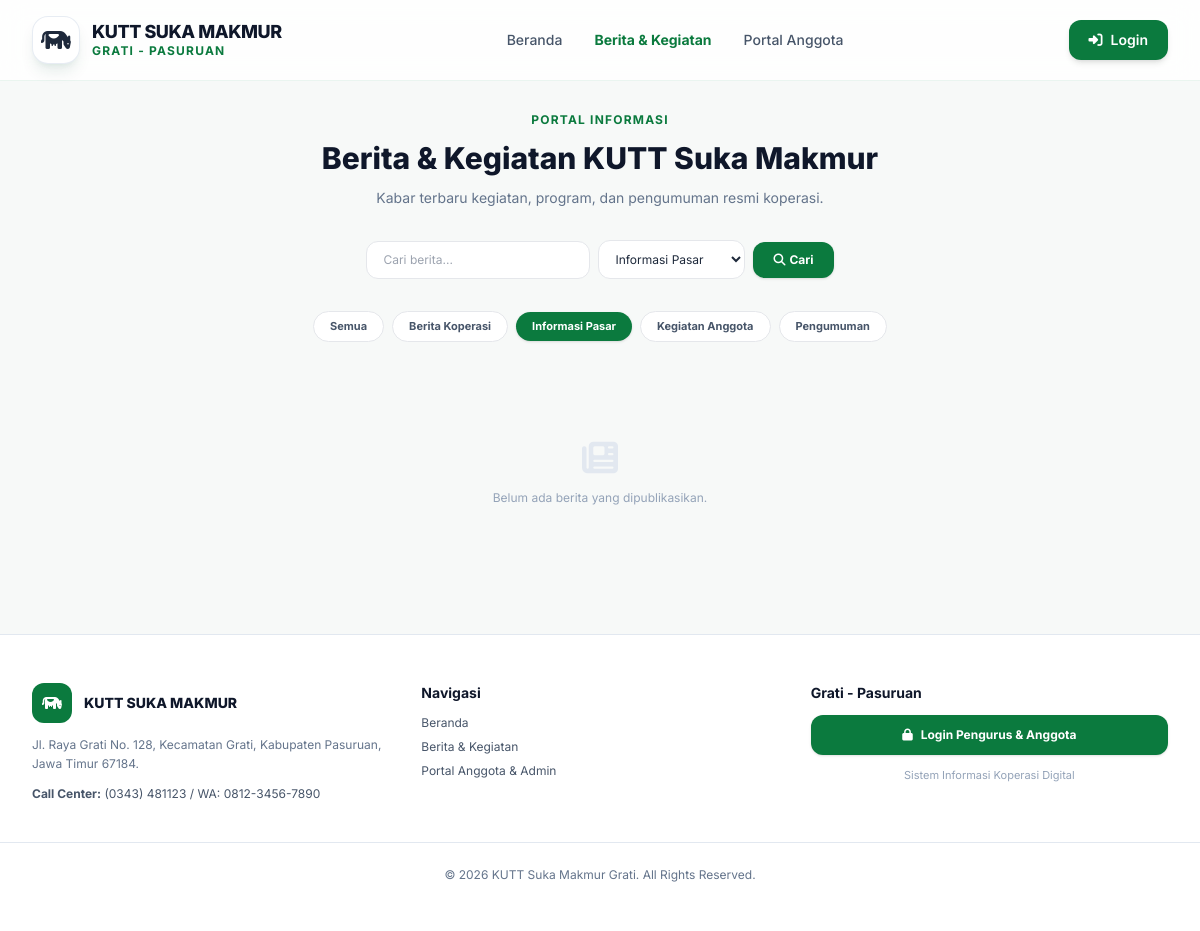
The app's page /berita?kategori=3 with its own data.
### tables this page shows
CREATE TABLE `settings` (
  `setting_key` varchar(60) NOT NULL,
  `setting_value` text DEFAULT NULL,
  `updated_at` datetime DEFAULT NULL,
  `updated_by` int(10) unsigned DEFAULT NULL,
  PRIMARY KEY (`setting_key`),
  KEY `fk_settings_user` (`updated_by`),
  CONSTRAINT `fk_settings_user` FOREIGN KEY (`updated_by`) REFERENCES `users` (`id`) ON DELETE SET NULL
);

CREATE TABLE `news_categories` (
  `id` int(10) unsigned NOT NULL AUTO_INCREMENT,
  `name` varchar(60) NOT NULL,
  `slug` varchar(80) NOT NULL,
  PRIMARY KEY (`id`),
  UNIQUE KEY `uq_nc_slug` (`slug`)
);

### src/views/public/news.php (the view, shortened to what the rows shown need)
<?php
$categories = $categories ?? [];
$activeCategory = $activeCategory ?? null;
$brand = $brand ?? \App\Models\Setting::all();
$navItems = [
    ['path' => '/', 'label' => 'Beranda'],
    ['path' => '/berita', 'label' => 'Berita & Kegiatan'],
    ['path' => '/login', 'label' => 'Portal Anggota'],
];
    ?>
    <?php
PortalLayout::header($brand, $navItems, '/berita');
?>
<main class="pt-28 pb-16">
  <div class="max-w-7xl mx-auto px-4 sm:px-6 lg:px-8 space-y-8">
    <div class="text-center max-w-2xl mx-auto space-y-3">
      <h2 class="text-xs font-bold text-kutt-primary uppercase tracking-widest section-eyebrow">PORTAL INFORMASI</h2>
      <h1 class="text-2xl sm:text-3xl font-extrabold font-poppins text-slate-900">Berita &amp; Kegiatan KUTT Suka Makmur</h1>
    </div>
    <div class="flex flex-wrap items-center justify-center gap-2">
      <a href="/berita" class="px-4 py-1.5 rounded-full text-[11px] font-bold transition <?= $activeCategory === null ? 'bg-kutt-primary text-white shadow' : 'bg-white text-slate-600 border hover:border-kutt-primary hover:text-kutt-primary' ?>">Semua</a>
      <?php foreach ($categories as $c): ?>
        <a href="/berita?kategori=<?= (int) $c['id'] ?>" class="px-4 py-1.5 rounded-full text-[11px] font-bold transition <?= $activeCategory == $c['id'] ? 'bg-kutt-primary text-white shadow' : 'bg-white text-slate-600 border hover:border-kutt-primary hover:text-kutt-primary' ?>"><?= e((string) $c['name']) ?></a>
      <?php endforeach; ?>
    </div>
  </div>
</main>
<?php PortalLayout::footer($brand); ?>

### src/Support/PortalLayout.php (shortened to what the rows shown need)
<?php
final class PortalLayout
{
    public static function header(array $brand, array $navItems, string $activePath = ''): void
    {
        $brandName    = (string) ($brand['brandName'] ?? 'KUTT SUKA MAKMUR');
        $subBrand     = (string) ($brand['subBrand'] ?? 'Grati - Pasuruan');
        $logoIcon     = (string) ($brand['logoIcon'] ?? 'fa-solid fa-cow');
        $logoImage    = (string) ($brand['logoImage'] ?? '');
        $colorPrimary = (string) ($brand['colorPrimary'] ?? '#0b7a3e');
        $isLoggedIn   = \App\Core\Auth::check();
        $iconTags = is_file(BASE_PATH . '/public/favicon.ico')
            ? '<link rel="icon" href="/favicon.ico" sizes="any">'
            : '<link rel="icon">';
        if (is_file(BASE_PATH . '/public/apple-touch-icon.png')) {
            $iconTags .= '<link rel="apple-touch-icon" href="/apple-touch-icon.png">';
        }
        if (is_file(BASE_PATH . '/public/icon-192.png') && is_file(BASE_PATH . '/public/icon-512.png')) {
            $iconTags .= '<link rel="icon" type="image/png" sizes="192x192" href="/icon-192.png">'
                . '<link rel="icon" type="image/png" sizes="512x512" href="/icon-512.png">'
                . '<link rel="manifest" href="/site.webmanifest">';
        }
        $ogTags = '';
        echo '<!DOCTYPE html>
<html lang="id" class="h-full bg-slate-50 scroll-smooth">
<head>
  <title>' . e($brandName) . '</title>
  <script src="https://cdn.tailwindcss.com"></script>
  ' . $iconTags . $ogTags . '
  <link rel="stylesheet" href="https://cdnjs.cloudflare.com/ajax/libs/font-awesome/6.4.0/css/all.min.css">
    :root { --kutt-primary: ' . e($colorPrimary) . '; --kutt-dark: ' . e((string) ($brand['colorDark'] ?? '#052e1a')) . '; --kutt-gold: ' . e((string) ($brand['colorGold'] ?? '#ffc107')) . '; }
  <meta name="csrf-token" content="' . e(\App\Core\Csrf::token()) . '">
</head>
<body class="h-full font-sans text-slate-800 bg-[#F7F9F8] antialiased">
<header class="fixed top-0 left-0 right-0 z-40 glass-nav transition-all duration-300">
  <div class="max-w-7xl mx-auto px-4 sm:px-6 lg:px-8 h-20 flex items-center justify-between">
    <a href="/" class="flex items-center gap-3 group">
      <div class="w-12 h-12 rounded-2xl bg-white border border-slate-200/80 flex items-center justify-center font-bold text-2xl shadow-lg shadow-emerald-900/10 group-hover:scale-105 transition overflow-hidden">'
            . ($logoImage !== ''
                ? '<img src="' . e($logoImage) . '" alt="Logo" class="w-full h-full object-contain">'
                : '<i class="' . e($logoIcon) . '"></i>') . '
      </div>
      <div>
        <span class="font-poppins font-extrabold text-lg text-slate-900 tracking-tight block leading-tight">' . e($brandName) . '</span>
        <span class="text-xs font-bold text-kutt-primary uppercase tracking-widest block">' . e($subBrand) . '</span>
      </div>
    </a>
    <nav class="hidden md:flex items-center gap-8 text-sm font-medium text-slate-600">';
        echo '</nav>
    <div class="flex items-center gap-3">
      ' . ($isLoggedIn
            ? '<a href="/dashboard" class="px-5 py-2.5 bg-kutt-primary hover:opacity-90 text-white font-semibold rounded-xl text-xs sm:text-sm shadow-md transition flex items-center gap-2"><i class="fa-solid fa-gauge-high"></i><span class="hidden sm:inline">Dashboard</span></a>'
            : '<a href="/login" class="px-5 py-2.5 bg-kutt-primary hover:opacity-90 text-white font-semibold rounded-xl text-xs sm:text-sm shadow-md transition flex items-center gap-2"><i class="fa-solid fa-right-to-bracket"></i><span>Login</span></a>') . '
      <button type="button" onclick="toggleMobileNav()" class="md:hidden p-2.5 rounded-xl bg-slate-100 text-slate-800 text-xl hover:bg-slate-200 transition"><i id="mobileMenuIcon" class="fa-solid fa-bars"></i></button>
    </div>
  </div>
</header>
<div id="mobileNavBackdrop" onclick="toggleMobileNav()" class="md:hidden hidden fixed inset-0 bg-slate-900/60 backdrop-blur-sm z-40 transition-opacity duration-300"></div>
<aside id="mobileNavDrawer" class="md:hidden fixed top-0 right-0 h-full w-72 max-w-[85%] bg-white z-50 shadow-2xl transform translate-x-full transition-transform duration-300 flex-col">
  <div class="flex items-center justify-between p-5 border-b border-slate-100">
    <span class="font-poppins font-extrabold text-sm text-slate-900">Menu Navigasi</span>
    <button type="button" onclick="toggleMobileNav()" class="p-2 rounded-lg bg-slate-100 text-slate-600"><i class="fa-solid fa-xmark"></i></button>
  </div>
  <nav class="flex-1 overflow-y-auto custom-scrollbar p-5 space-y-1 text-sm font-semibold text-slate-700">';
        echo '</nav>
  <div class="p-5 border-t border-slate-100">
    <a href="' . ($isLoggedIn ? '/dashboard' : '/login') . '" onclick="toggleMobileNav()" class="w-full px-5 py-3 bg-kutt-primary hover:opacity-90 text-white font-semibold rounded-xl text-sm shadow-md transition flex items-center justify-center gap-2">
      <i class="fa-solid fa-right-to-bracket"></i> ' . ($isLoggedIn ? 'Buka Dashboard' : 'Login') . '
    </a>
  </div>
</aside>
<script>
function toggleMobileNav() {
  var drawer = document.getElementById("mobileNavDrawer");
  var backdrop = document.getElementById("mobileNavBackdrop");
  var icon = document.getElementById("mobileMenuIcon");
  if (!drawer || !backdrop) return;
  var isOpen = drawer.classList.contains("translate-x-0");
  if (isOpen) {
    drawer.classList.remove("translate-x-0"); drawer.classList.add("translate-x-full");
    backdrop.classList.add("hidden"); document.body.classList.remove("overflow-hidden");
    if (icon) icon.className = "fa-solid fa-bars";
  } else {
    drawer.classList.remove("translate-x-full"); drawer.classList.add("translate-x-0");
    backdrop.classList.remove("hidden"); document.body.classList.add("overflow-hidden");
    if (icon) icon.className = "fa-solid fa-xmark";
  }
}
window.addEventListener("scroll", function () {
  document.querySelectorAll(".glass-nav").forEach(function (h) { h.classList.toggle("nav-scrolled", window.scrollY > 24); });
});
</script>';
    }
    public static function footer(array $brand): void
    {
        $brandName  = (string) ($brand['brandName'] ?? 'KUTT SUKA MAKMUR');
        $subBrand   = (string) ($brand['subBrand'] ?? 'Grati - Pasuruan');
        $logoIcon   = (string) ($brand['logoIcon'] ?? 'fa-solid fa-cow');
        $logoImage  = (string) ($brand['logoImage'] ?? '');
        $address    = (string) ($brand['footerAddress'] ?? '');
        $phone      = (string) ($brand['footerPhone'] ?? '');
        $copyright  = (string) ($brand['footerCopyright'] ?? ('© ' . date('Y') . ' ' . $brandName));
        echo '<footer class="py-12 bg-white border-t border-slate-200 mt-auto">
  <div class="max-w-7xl mx-auto px-4 sm:px-6 lg:px-8 grid grid-cols-1 sm:grid-cols-3 gap-8">
    <div class="space-y-3">
      <div class="flex items-center gap-3">
        <div class="w-10 h-10 rounded-xl bg-kutt-primary text-white flex items-center justify-center font-bold overflow-hidden">'
            . ($logoImage !== '' ? '<img src="' . e($logoImage) . '" alt="Logo" class="w-full h-full object-contain">' : '<i class="' . e($logoIcon) . '"></i>') . '
        </div>
        <h4 class="font-extrabold font-poppins text-slate-900 text-sm">' . e($brandName) . '</h4>
      </div>
      <p class="text-xs text-slate-500 leading-relaxed">' . nl2br(e($address)) . '</p>
      <p class="text-xs text-slate-600"><strong>Call Center:</strong> ' . e($phone) . '</p>
    </div>
    <div class="space-y-2 text-xs text-slate-600">
      <h5 class="font-bold font-poppins text-slate-900 text-sm mb-3">Navigasi</h5>
      <a href="/" class="block hover:text-kutt-primary transition">Beranda</a>
      <a href="/berita" class="block hover:text-kutt-primary transition">Berita &amp; Kegiatan</a>
      <a href="/login" class="block hover:text-kutt-primary transition">Portal Anggota &amp; Admin</a>
    </div>
    <div class="space-y-3">
      <h5 class="font-bold font-poppins text-slate-900 text-sm">' . e($subBrand) . '</h5>
      <a href="/login" class="w-full py-3 bg-kutt-primary hover:opacity-90 text-white text-xs font-bold rounded-xl shadow transition flex items-center justify-center gap-2">
        <i class="fa-solid fa-lock"></i><span>Login Pengurus &amp; Anggota</span>
      </a>
      <p class="text-[11px] text-center text-slate-400">Sistem Informasi Koperasi Digital</p>
    </div>
  </div>
  <div class="mt-10 pt-6 border-t border-slate-200 text-center text-xs text-slate-500">
    <p>' . e($copyright) . '</p>
  </div>
</footer>
</body>
</html>';
    }
}

### records on screen
settings: setting_value "GRATI - PASURUAN"
news_categories: name "Berita Koperasi"
news_categories: name "Informasi Pasar"
news_categories: name "Kegiatan Anggota"
news_categories: name "Pengumuman"

### other values on screen
$brandName "KUTT SUKA MAKMUR"
$item['label'] "Beranda"
$item['label'] "Berita & Kegiatan"
$item['label'] "Portal Anggota"
$address "Jl. Raya Grati No. 128, Kecamatan Grati, Kabupaten Pasuruan, Jawa Timur 67184."
$phone "(0343) 481123 / WA: 0812-3456-7890"
$subBrand "Grati - Pasuruan"
$copyright "© 2026 KUTT Suka Makmur Grati. All Rights Reserved."
form field kategori "Informasi Pasar"
